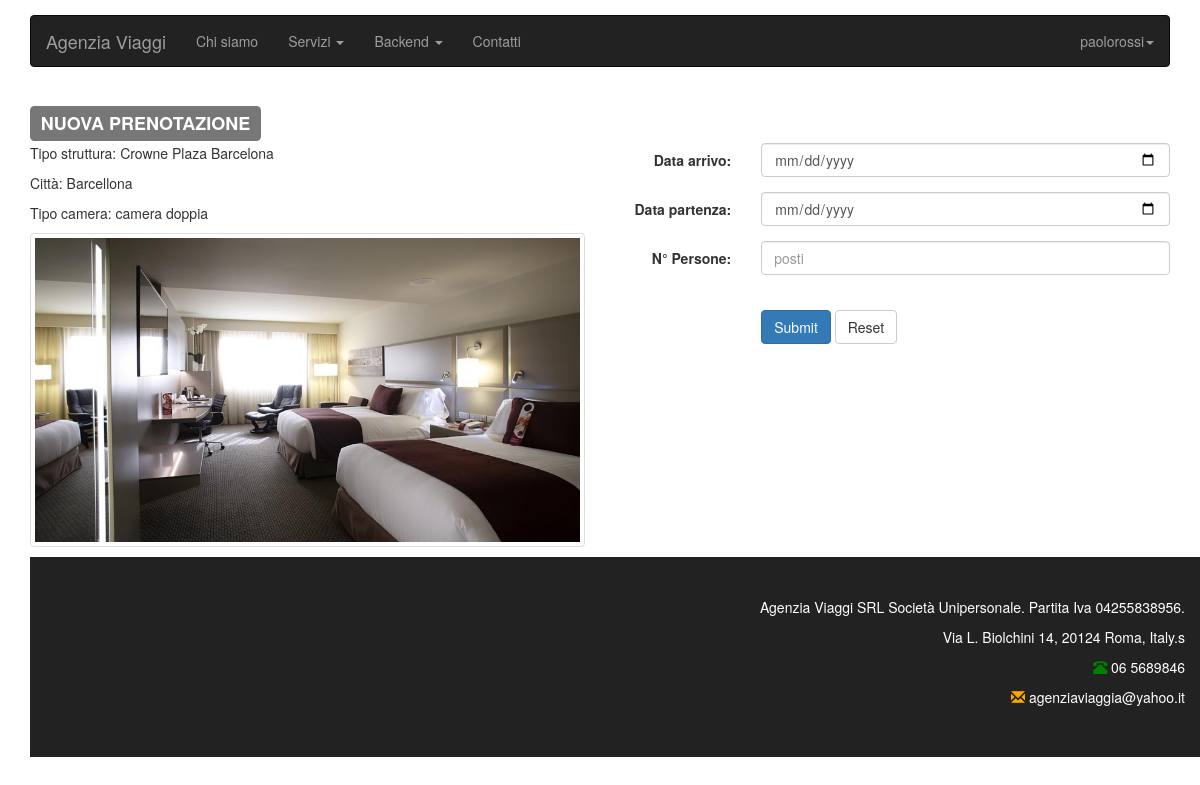
Page /prenotazioni.php?camera=105 (signed in) on the committed database.
### tables this page shows
CREATE TABLE `tbl_camere` (
  `idcamera` int(11) NOT NULL,
  `idstruttura` int(11) NOT NULL,
  `tipo` varchar(25) NOT NULL,
  `capienza` int(11) NOT NULL,
  `foto` varchar(250) NOT NULL
);

CREATE TABLE `tbl_strutture` (
  `idstruttura` int(11) NOT NULL,
  `idpaese` int(11) NOT NULL,
  `tipo` varchar(15) NOT NULL,
  `nome` varchar(100) NOT NULL,
  `citta` varchar(100) NOT NULL,
  `capienza` int(11) DEFAULT NULL
);

### prenotazioni.php (the view, shortened to what this page needs)
<!doctype html>
<html>
<head>
<link rel="stylesheet" type="text/css" href="bootstrap/css/bootstrap.min.css">
<link rel="stylesheet" type="text/css" href="style.css">
</head>
<body>
<div id="headerWrap">
  <header class="container voffset3">
    <nav id="mainNav" class="navbar navbar-inverse" role="navigation">
      <div class="navbar-header">
        <a href="index.php" class="navbar-brand">Agenzia Viaggi</a> </div>
      <div class="collapse navbar-collapse" id="mainMenu">
        <ul class="nav navbar-nav">
          <li><a href="chi_siamo.php">Chi siamo</a></li>
          <li class="dropdown"> <a class="dropdown-toggle" data-toggle="dropdown" role="button" aria-expanded="false" href="#">Servizi <span class="caret"></span></a>
          </li>
          <li class="dropdown"> <a class="dropdown-toggle" data-toggle="dropdown" role="button" aria-expanded="false" href="#">Backend <span class="caret"></span></a>
          </li>
          <li><a href="contatti.php">Contatti</a></li></ul>
		  <?php
		  if (isset($_SESSION["UserName"])) {
			$utente = $_SESSION["UserName"];
			echo "<ul class=\"nav navbar-nav navbar-right\">";
			echo "<li class=\"dropdown\"> <a class=\"dropdown-toggle\" data-toggle=\"dropdown\" role=\"button\" aria-expanded=\"false\" href=\"#\">$utente<span class=\"caret\"></span></a>";
          	}
		else
			{
			echo"<ul class=\"nav navbar-nav navbar-right\"><li><a href=\"login2.php\">Login</a></li></ul>";
			}
		  ?>
      </div>
    </nav>
  </header>
</div>
<div class="container">
<h3><span class="label label-default">NUOVA PRENOTAZIONE</span></h3>
	<div id="content">
    <form class="form-horizontal" action="checkprenotazione.php" method="post">
	 <div class="row">
		<?php
					$host = "localhost";
					$username = "root";
					$password = "";
					$db = "agenzia";
					if (isset($_SESSION["camera"]))
						{
						$camera = $_SESSION["camera"];						}
						else
						{
						$camera = $_REQUEST["camera"];
						}
					$conn = new mysqli($host, $username, $password, $db);
					$sql = "select s.tipo,s.nome as struttura,s.citta,c.tipo as tipo_camera,c.capienza,c.foto from tbl_strutture as S inner join tbl_camere as C on S.idstruttura=C.idstruttura where c.idcamera=$camera";
					$result = $conn->query($sql);
					$row = $result->fetch_assoc();
					$struttura = $row["struttura"];
					$citta = $row["citta"];
					$foto = $row["foto"];
					$tipo_camera = $row["tipo_camera"];
					echo"<div class=\"col-sm-6\">";
					echo "<p>Tipo struttura: $struttura</p>";
					echo "<p>Città: $citta</p>";
					echo "<p>Tipo camera: $tipo_camera</p>";
					echo "<img class=\"img-thumbnail img-responsive\" src=\"$foto\"/>";
					echo"</div>";
					?>
		<div class="col-sm-6">
				<div class="form-group">
            <label class="control-label col-xs-3" for="datain">Data arrivo:</label>
            <div class="col-xs-9">
                <input type="date" name="datain" class="form-control" id="datain" placeholder="Data arrivo">
            </div>
        </div>
		<div class="form-group">
            <label class="control-label col-xs-3" for="dataout">Data partenza:</label>
            <div class="col-xs-9">
                <input type="date" name="dataout" class="form-control" id="dataout" placeholder="Data partenza">
            </div>
        </div>
        <div class="form-group">
            <label class="control-label col-xs-3" for="posti">N° Persone:</label>
            <div class="col-xs-9">
                <input type="text" name="posti" class="form-control" id="posti" placeholder="posti">
            </div>
        </div>
        <br>
        <div class="form-group">
            <div class="col-xs-offset-3 col-xs-9">
                <input type="submit" class="btn btn-primary" value="Submit">
                <input type="reset" class="btn btn-default" value="Reset">
            </div>
        </div>
		</div>
	</div>
    </form>
</div>
<div id="footerWrap" class="voffset2 container">
  <footer class="container">
    <p class="text-right"> Agenzia Viaggi SRL Società Unipersonale. Partita Iva 04255838956.</p>
	<p class="text-right"> Via L. Biolchini 14, 20124 Roma, Italy.s</p>
	<p class="text-right"><span class="glyphicon glyphicon-phone-alt" style="color:green"></span> 06 5689846</p>
	<p class="text-right"><span class="glyphicon glyphicon-envelope" style="color:orange"></span> agenziaviaggia@yahoo.it</p>
  </footer>
</div>
</body>
</html>

### style.css (style rules this page uses)
.voffset2 { margin-top: 10px; }
.voffset3 { margin-top: 15px; }
#footerWrap { background-color:#222222; padding:40px 0; }
#footerWrap p { color:#fff; }

### rows in the picture
tbl_camere: idstruttura.nome "Crowne Plaza Barcelona", idstruttura.citta "Barcellona", tipo "camera doppia", foto (picture)

### other values in the picture
$utente "paolorossi"
